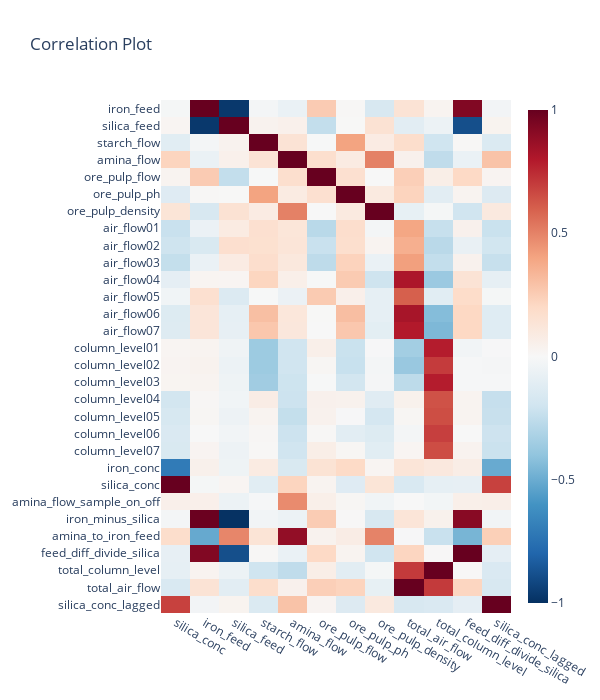

Notebook source saved alongside this figure:
### Markdown cell above
### Define target and specify features
We want to identify the drivers for silica concentration. You can modify which features should be considered in the model. Make sure newly engineered features are also listed.  Also, adding a lagged target variable can improve model performance(if necessary).

<div class="alert alert-info">
<b>Note</b>
    
Make sure to put enough considerations before adding the lagged target variable as a feature.  Lagged target variable will explain most of the variability on target variable which will reduce sensitivities on other variables.
</div>

### Code cell
target_column = "silica_conc"

features = [
    "iron_feed", 
    "silica_feed", 
    "starch_flow",
    "amina_flow",
    "ore_pulp_flow",
    "ore_pulp_ph",
    "ore_pulp_density",
    "total_air_flow",
    "total_column_level",
    "feed_diff_divide_silica",
    "silica_conc_lagged",
]

# add lagged target variable
lagged_target_column = target_column + "_lagged"
model_input[lagged_target_column] = model_input[target_column].shift(1)

reporting.charts.primitives.plot_correlation(
    data=model_input,
    columns=[target_column, *features]
)

### Figure 1 — Plotly figure (JSON) as saved in the notebook; plotly's stock layout.template omitted (floating-point values rounded to 4 significant figures; data arrays with more than 128 entries replaced by an {"elided": "..."} marker saying what was removed)
{"data": [{"colorbar": {"thickness": 20, "ticklen": 3}, "colorscale": [[0, "rgb(5,48,97)"], [0.1, "rgb(33,102,172)"], [0.2, "rgb(67,147,195)"], [0.3, "rgb(146,197,222)"], [0.4, "rgb(209,229,240)"], [0.5, "rgb(247,247,247)"], [0.6, "rgb(253,219,199)"], [0.7, "rgb(244,165,130)"], [0.8, "rgb(214,96,77)"], [0.9, "rgb(178,24,43)"], [1, "rgb(103,0,31)"]], "hovertemplate": "%{x}<br>%{y}<br>%{z:.2f}<extra></extra>", "type": "heatmap", "x": ["silica_conc", "iron_feed", "silica_feed", "starch_flow", "amina_flow", "ore_pulp_flow", "ore_pulp_ph", "ore_pulp_density", "total_air_flow", "total_column_level", "feed_diff_divide_silica", "silica_conc_lagged"], "y": ["iron_feed", "silica_feed", "starch_flow", "amina_flow", "ore_pulp_flow", "ore_pulp_ph", "ore_pulp_density", "air_flow01", "air_flow02", "air_flow03", "air_flow04", "air_flow05", "air_flow06", "air_flow07", "column_level01", "column_level02", "column_level03", "column_level04", "column_level05", "column_level06", "column_level07", "iron_conc", "silica_conc", "amina_flow_sample_on_off", "iron_minus_silica", "amina_to_iron_feed", "feed_diff_divide_silica", "total_column_level", "total_air_flow", "silica_conc_lagged"], "z": {"elided": "30x12 float values"}, "zmax": 1, "zmid": 0, "zmin": -1}], "layout": {"height": 700, "plot_bgcolor": "rgba(0,0,0,0)", "title": {"text": "Correlation Plot"}, "width": 600, "xaxis": {"showgrid": false}, "yaxis": {"autorange": "reversed", "showgrid": false}}}
